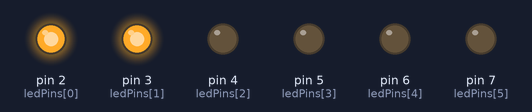
A sketch run on a simulated Arduino Uno, built with avr-gcc and run on an emulated ATmega328P. On the bench: output pins drawn as LEDs (lit = HIGH).

Above: at 0.02 s.
At 0.67 s:
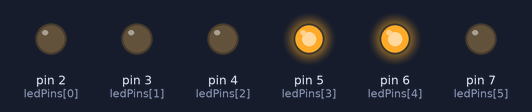
At 1.37 s:
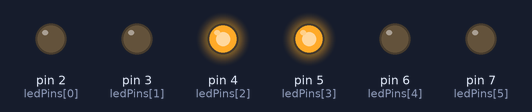
At 2.07 s:
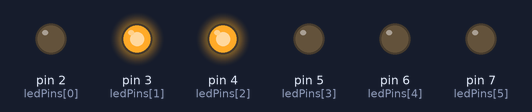
At 2.75 s:
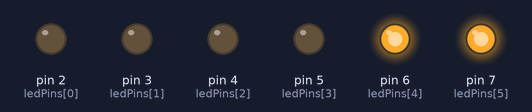
Timing chart, 0 to 3.0 s (numbered marks = the images above):
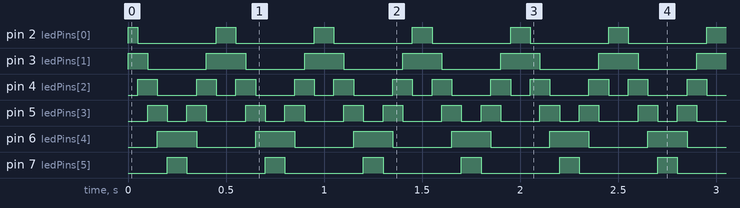

The sketch:

Knight_Rider.ino
```cpp
int ledPins[] = {2, 3, 4, 5, 6, 7};
void setup() {
  for (int pins = 0; pins < 6; pins++) {
    pinMode(ledPins[pins], OUTPUT);
  }
}
void loop() {
  for(int i=0; i<5; i++) {
    digitalWrite(ledPins[i], HIGH);
    digitalWrite(ledPins[i+1], HIGH);
    delay(50);
    digitalWrite(ledPins[i], LOW);
    digitalWrite(ledPins[i+1], LOW);
  }
  for(int ii=5; ii>0; ii--){
    digitalWrite(ledPins[ii], HIGH);
    digitalWrite(ledPins[ii-1], HIGH);
    delay(50);
    digitalWrite(ledPins[ii], LOW);
    digitalWrite(ledPins[ii-1], LOW);
  }
}
```

Measured:
- by itself, pin 2 (ledPins[0]), pin 7 (ledPins[5]): alternates HIGH for 0.10 s and LOW for 0.40 s
- by itself, pin 3 (ledPins[1]): repeats every 0.50 s: LOW 0.30 s, HIGH 0.20 s
- by itself, pin 4 (ledPins[2]): repeats every 0.50 s: LOW 0.20 s, HIGH 0.10 s, LOW 0.10 s, HIGH 0.10 s
- by itself, pin 5 (ledPins[3]): repeats every 0.50 s: LOW 0.10 s, HIGH 0.10 s, LOW 0.20 s, HIGH 0.10 s
- by itself, pin 6 (ledPins[4]): alternates HIGH for 0.20 s and LOW for 0.30 s
